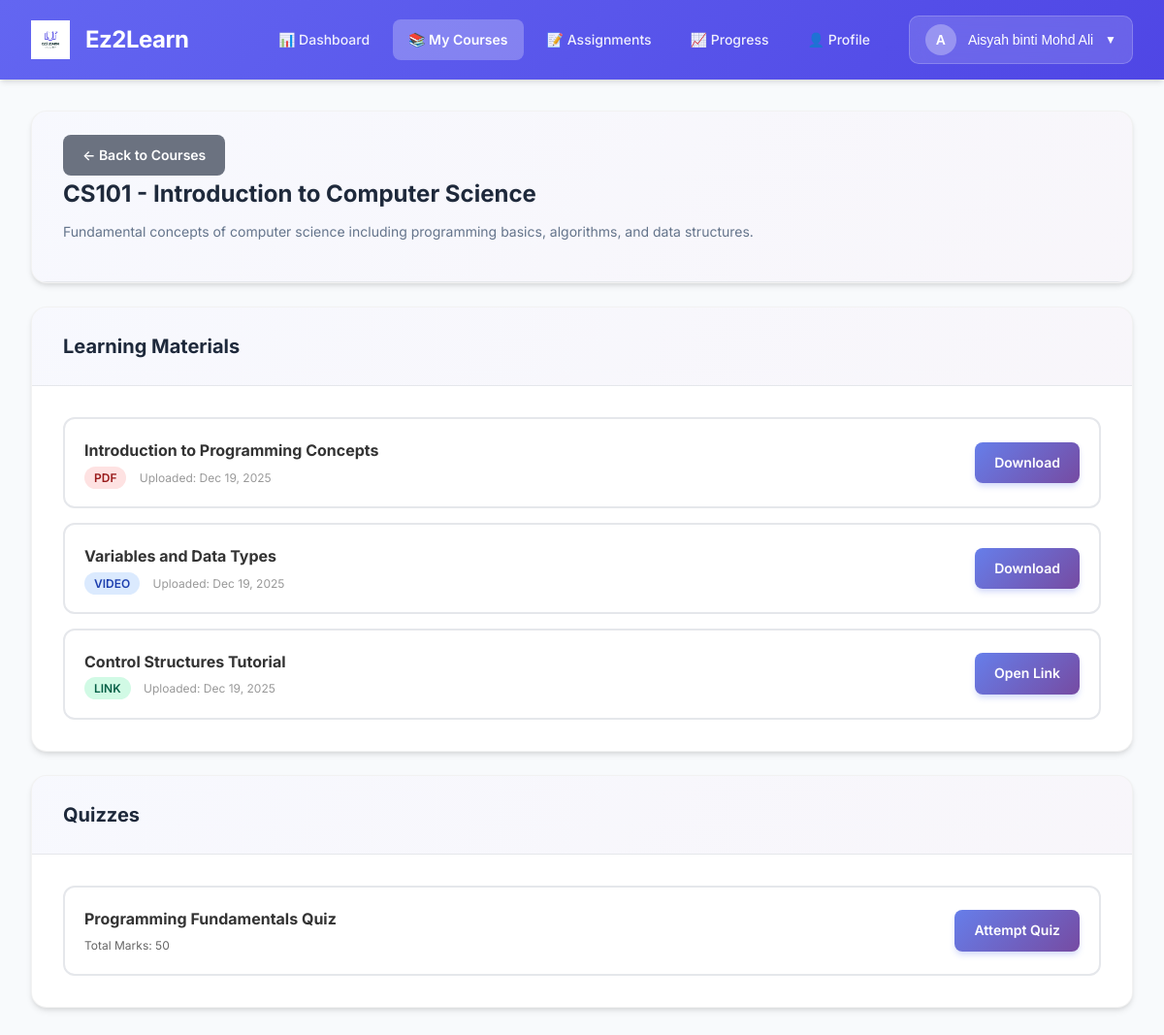
The app's page /student/module-managelearning/view-course.php?course_id=1 (signed in) with its own data.
### tables this page shows
CREATE TABLE courses (
    course_id INT AUTO_INCREMENT PRIMARY KEY,
    course_code VARCHAR(20) UNIQUE NOT NULL,
    course_name VARCHAR(100) NOT NULL,
    description TEXT,
    status ENUM('open','closed') DEFAULT 'open'
);

CREATE TABLE materials (
    material_id INT AUTO_INCREMENT PRIMARY KEY,
    course_id INT NOT NULL,
    lecturer_id INT NOT NULL,
    title VARCHAR(150) NOT NULL,
    material_type ENUM('pdf','video','link') NOT NULL,
    file_path VARCHAR(255),
    created_at TIMESTAMP DEFAULT CURRENT_TIMESTAMP,
    FOREIGN KEY (course_id) REFERENCES courses(course_id),
    FOREIGN KEY (lecturer_id) REFERENCES users(user_id)
);

CREATE TABLE quizzes (
    quiz_id INT AUTO_INCREMENT PRIMARY KEY,
    course_id INT NOT NULL,
    lecturer_id INT NOT NULL,
    title VARCHAR(150) NOT NULL,
    total_marks INT,
    FOREIGN KEY (course_id) REFERENCES courses(course_id),
    FOREIGN KEY (lecturer_id) REFERENCES users(user_id)
);

### student/module-managelearning/view-course.php (the view, shortened to what this page needs)
<?php
$db_host = 'localhost';
$db_user = 'root';
$db_pass = '';
$db_name = 'ez2learn';
$conn = mysqli_connect($db_host, $db_user, $db_pass, $db_name);
$student_id = $_SESSION['user_id'] ?? 0;
$course_id = (int)($_GET['course_id'] ?? 0);
$verify_query = "
    SELECT c.course_id, c.course_code, c.course_name, c.description
    FROM courses c
    INNER JOIN enrollments e ON c.course_id = e.course_id
    WHERE c.course_id = ? AND e.student_id = ?
";
$stmt = mysqli_prepare($conn, $verify_query);
mysqli_stmt_bind_param($stmt, "ii", $course_id, $student_id);
mysqli_stmt_execute($stmt);
$result = mysqli_stmt_get_result($stmt);
$course = mysqli_fetch_assoc($result);
$materials_query = "
    SELECT material_id, title, material_type, file_path, created_at
    FROM materials
    WHERE course_id = ?
    ORDER BY created_at DESC
";
$stmt = mysqli_prepare($conn, $materials_query);
mysqli_stmt_bind_param($stmt, "i", $course_id);
mysqli_stmt_execute($stmt);
$result = mysqli_stmt_get_result($stmt);
$materials = mysqli_fetch_all($result, MYSQLI_ASSOC);
$quizzes_query = "
    SELECT quiz_id, title, total_marks
    FROM quizzes
    WHERE course_id = ?
    ORDER BY quiz_id DESC
";
$stmt = mysqli_prepare($conn, $quizzes_query);
mysqli_stmt_bind_param($stmt, "i", $course_id);
mysqli_stmt_execute($stmt);
$result = mysqli_stmt_get_result($stmt);
$quizzes = mysqli_fetch_all($result, MYSQLI_ASSOC);
require_once '../../includes/header-student.php';
?>
    <div class="container">
        <div class="page-header">
            <div class="page-header-content">
                <a href="index.php" class="btn-back">← Back to Courses</a>
                <h1><?php echo htmlspecialchars($course['course_code'] . ' - ' . $course['course_name']); ?></h1>
                <p><?php echo htmlspecialchars($course['description'] ?? 'No description'); ?></p>
            </div>
        </div>
        <div class="page-container">
            <div class="page-container-header">
                <h2 class="section-title">Learning Materials</h2>
            </div>
            <div class="page-container-content">
            <?php if (empty($materials)): ?>
                <div class="empty-state">
                    <p>No learning materials available yet.</p>
                </div>
            <?php else: ?>
                <div class="materials-list">
                    <?php foreach ($materials as $material): ?>
                        <div class="material-item">
                            <div class="item-info">
                                <h4><?php echo htmlspecialchars($material['title']); ?></h4>
                                <p>
                                    <span class="badge badge-<?php echo $material['material_type']; ?>"><?php echo strtoupper($material['material_type']); ?></span>
                                    <span style="margin-left: 10px; color: #999;">Uploaded: <?php echo date('M d, Y', strtotime($material['created_at'])); ?></span>
                                </p>
                            </div>
                            <div>
                                <?php if ($material['material_type'] === 'link'): ?>
                                    <a href="<?php echo htmlspecialchars($material['file_path']); ?>" target="_blank" class="btn-download">Open Link</a>
                                <?php else: ?>
                                    <a href="../../<?php echo htmlspecialchars($material['file_path']); ?>" target="_blank" class="btn-download">Download</a>
                                <?php endif; ?>
                            </div>
                        </div>
                    <?php endforeach; ?>
                </div>
            <?php endif; ?>
            </div>
        </div>
        <div class="page-container">
            <div class="page-container-header">
                <h2 class="section-title">Quizzes</h2>
            </div>
            <div class="page-container-content">
                <?php if (empty($quizzes)): ?>
                    <div class="empty-state">
                        <p>No quizzes available yet.</p>
                    </div>
                <?php else: ?>
                    <div class="quizzes-list">
                        <?php foreach ($quizzes as $quiz): ?>
                            <div class="quiz-item">
                                <div class="item-info">
                                    <h4><?php echo htmlspecialchars($quiz['title']); ?></h4>
                                    <p>Total Marks: <?php echo $quiz['total_marks']; ?></p>
                                </div>
                                <a href="../module-assignments/attempt-quiz.php?quiz_id=<?php echo $quiz['quiz_id']; ?>" class="btn-attempt">Attempt Quiz</a>
                            </div>
                        <?php endforeach; ?>
                    </div>
                <?php endif; ?>
            </div>
        </div>
    </div>
</body>
</html>

### includes/header-student.php (style rules this page uses)
* { margin: 0; padding: 0; box-sizing: border-box; }
body { font-family: 'Inter', -apple-system, BlinkMacSystemFont, 'Segoe UI', sans-serif; background: #f8fafc; color: #1e293b; line-height: 1.6; }
.container { max-width: 1600px; margin: 2rem auto; padding: 0 2rem; }

### student/module-managelearning/view-course.php (style rules this page uses)
.page-header { background: #ffffff; border-radius: 16px; box-shadow: 0 4px 6px -1px rgba(0, 0, 0, 0.1), 0 2px 4px -1px rgba(0, 0, 0, 0.06); overflow: hidden; border: 1px solid rgba(0, 0, 0, 0.05); margin-bottom: 1.5rem; }
.page-header-content { padding: 1.5rem 2rem; border-bottom: 1px solid #e5e7eb; background: linear-gradient(135deg, rgba(102, 126, 234, 0.05) 0%, rgba(118, 75, 162, 0.05) 100%); }
.page-header h1 { font-size: 1.5rem; font-weight: 700; color: #1e293b; margin-bottom: 0.5rem; }
.page-header p { color: #64748b; font-size: 0.875rem; margin-bottom: 1rem; }
.btn-back { background: #6b7280; color: white; border: none; padding: 0.625rem 1.25rem; border-radius: 8px; cursor: pointer; font-size: 0.875rem; font-weight: 600; text-decoration: none; display: inline-flex; align-items: center; gap: 0.5rem; transition: all 0.3s cubic-bezier(0.4, 0, 0.2, 1); }
.page-container { background: #ffffff; border-radius: 16px; box-shadow: 0 4px 6px -1px rgba(0, 0, 0, 0.1), 0 2px 4px -1px rgba(0, 0, 0, 0.06); overflow: hidden; border: 1px solid rgba(0, 0, 0, 0.05); margin-bottom: 1.5rem; }
.page-container-header { padding: 1.5rem 2rem; border-bottom: 1px solid #e5e7eb; background: linear-gradient(135deg, rgba(102, 126, 234, 0.05) 0%, rgba(118, 75, 162, 0.05) 100%); }
.section-title { font-size: 1.25rem; font-weight: 700; color: #1e293b; margin: 0; }
.page-container-content { padding: 2rem; }
.materials-list, .quizzes-list { display: flex; flex-direction: column; gap: 15px; }
.material-item, .quiz-item { padding: 1.25rem; border: 2px solid #e5e7eb; border-radius: 12px; display: flex; justify-content: space-between; align-items: center; transition: all 0.3s cubic-bezier(0.4, 0, 0.2, 1); background: white; }
.item-info h4 { color: #333; font-size: 16px; margin-bottom: 5px; }
.item-info p { color: #666; font-size: 12px; }
.badge { padding: 4px 10px; border-radius: 12px; font-size: 12px; font-weight: 600; }
.badge-pdf { background: #fee2e2; color: #991b1b; }
.badge-video { background: #dbeafe; color: #1e40af; }
.badge-link { background: #d1fae5; color: #065f46; }
.btn-download, .btn-attempt { background: linear-gradient(135deg, #667eea 0%, #764ba2 100%); color: white; border: none; padding: 0.625rem 1.25rem; border-radius: 8px; cursor: pointer; font-size: 0.875rem; font-weight: 600; text-decoration: none; display: inline-flex; align-items: center; gap: 0.5rem; transition: all 0.3s cubic-bezier(0.4, 0, 0.2, 1); box-shadow: 0 4px 6px -1px rgba(102, 126, 234, 0.3); }

### records on screen
courses: course_code+course_name "CS101 - Introduction to Computer Science", description "Fundamental concepts of computer science including programming basics, algorithms, and data structures."
materials: title "Introduction to Programming Concepts", material_type "PDF", created_at "Dec 19, 2025"
materials: title "Variables and Data Types", material_type "VIDEO", created_at "Dec 19, 2025"
materials: title "Control Structures Tutorial", material_type "LINK", created_at "Dec 19, 2025"
quizzes: title "Programming Fundamentals Quiz", total_marks "50"

### other values on screen
substr($user_name, 0, 1) "A"
$user_name "Aisyah binti Mohd Ali"
